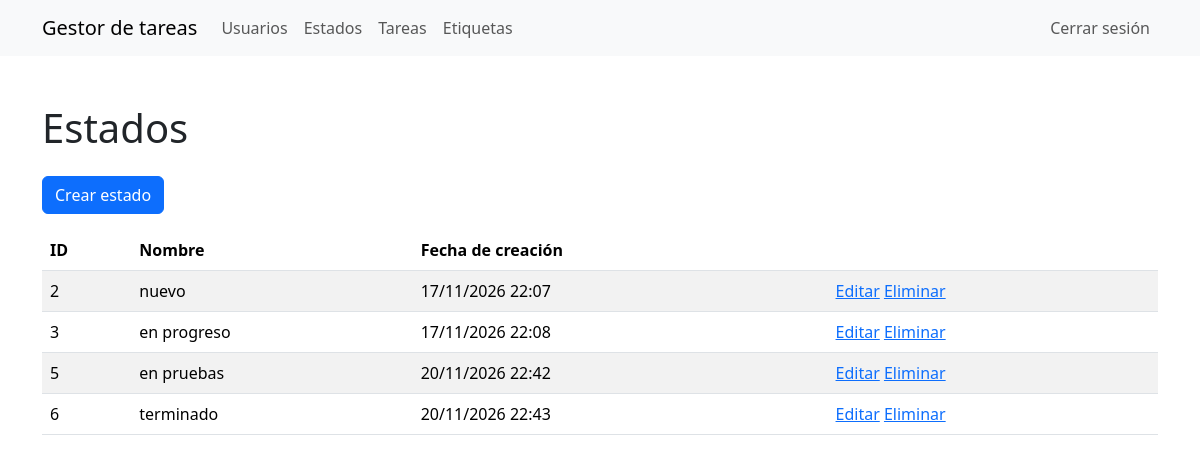
Screenshot of /statuses/ (signed in) with the database file from the repository.
### task_manager/statuses/models.py (models this page shows, shortened)
class Status(models.Model):
    name = models.CharField(max_length=255, unique=True)
    created_at = models.DateTimeField(auto_now_add=True)

### task_manager/statuses/views.py (the view)
# urls.py: path('', views.StatusListView.as_view(), name='statuses_index'),
class StatusListView(AuthRequiredMixin, ListView):
    model = Status
    template_name = 'statuses/index.html'

### task_manager/templates/statuses/index.html
{% extends "base.html" %}
{% block content %}
  <h1 class="my-4">Estados</h1>
  <a class="btn btn-primary mb-3" href="{% url 'statuses_create' %}">
    Crear estado
  </a>
  <table class="table table-striped">
    <thead>
      <tr>
        <th>ID</th>
        <th>Nombre</th>
        <th>Fecha de creación</th>
        <th></th>
      </tr>
    </thead>
    <tbody>
      {% for status in status_list %}
        <tr>
          <td>{{ status.pk }}</td>
          <td>{{ status.name }}</td>
          <td>{{ status.created_at|date:"d/m/Y H:i" }}</td>
          <td>
            <a href="{% url 'statuses_update' status.pk %}">Editar</a>
            <a href="{% url 'statuses_delete' status.pk %}">Eliminar</a>
          </td>
        </tr>
      {% endfor %}
    </tbody>
  </table>
{% endblock %}

### rows the page displays
Status: pk "2", name "nuevo", created_at "17/11/2026 22:07"
Status: pk "3", name "en progreso", created_at "17/11/2026 22:08"
Status: pk "5", name "en pruebas", created_at "20/11/2026 22:42"
Status: pk "6", name "terminado", created_at "20/11/2026 22:43"
